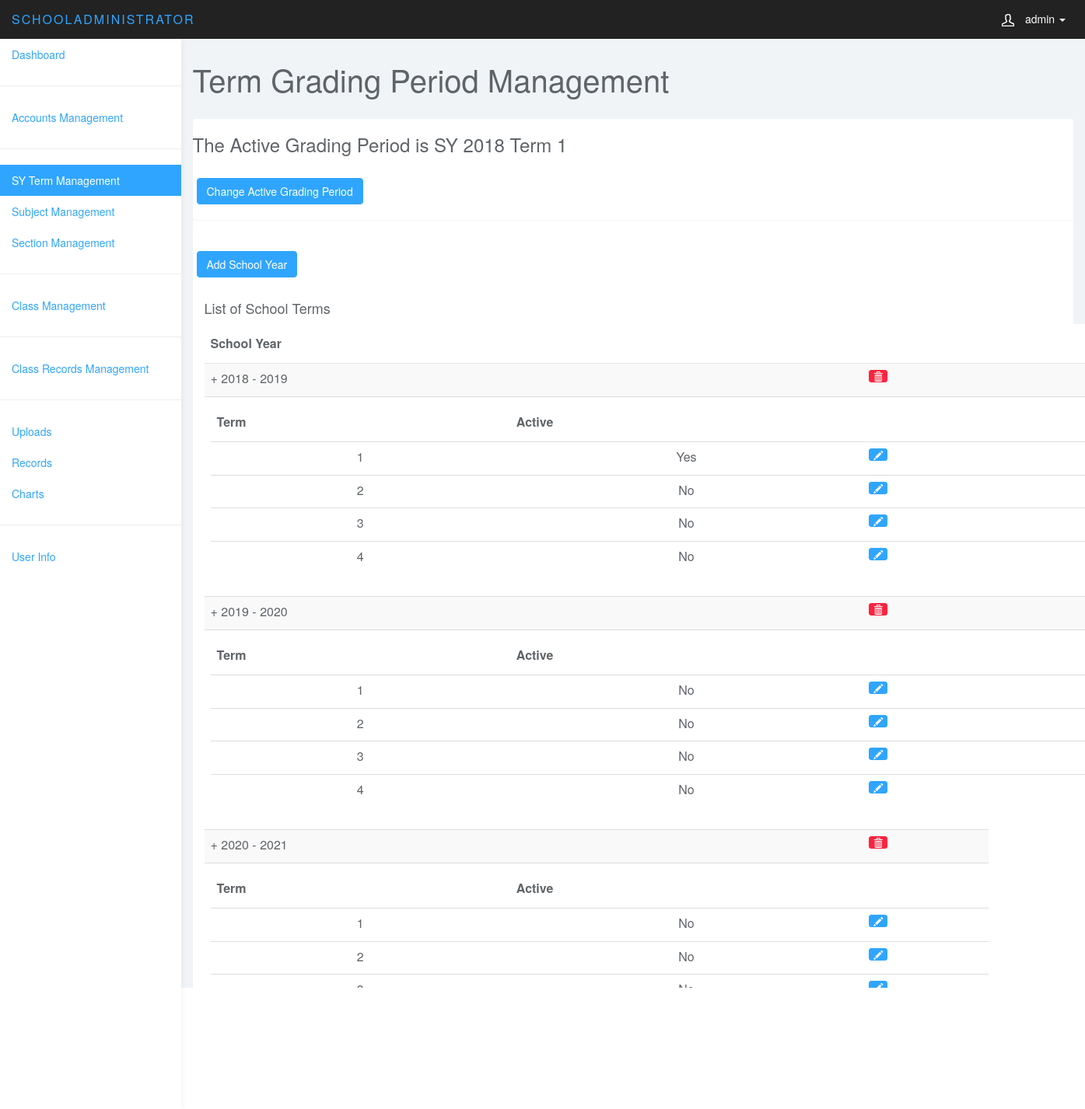
/SYTermManagement.php (signed in), run on the app's committed database.
### tables this page shows
CREATE TABLE `syterms` (
  `syTermID` int(11) NOT NULL,
  `schoolYear` year(4) DEFAULT NULL,
  `termNumber` int(11) DEFAULT NULL,
  `termStart` date DEFAULT NULL,
  `termEnd` date DEFAULT NULL,
  `isActive` tinyint(1) DEFAULT NULL
);

### Backend/a_SYTermManagement.php (called while the page is built, shortened)
<?php
    function getActiveTerm()
    {
      include 'b_ConnectionString.php';
      $query = "SELECT * from syterms WHERE isActive = 1;";
      $tableQuery = mysqli_query($mySQL_ConStr, $query);
      $activeTermArray = mysqli_fetch_assoc($tableQuery);
      return $activeTermArray;
    }
	function loadYears()
	{
    include 'b_ConnectionString.php';
		$schoolYearArray = array();
		$query =
		"select distinct schoolYear from syterms
      order by schoolYear ASC";
    $tableQuery = mysqli_query($mySQL_ConStr, $query)
			or die ("cannot load tables");
		while($getRow = mysqli_fetch_assoc($tableQuery))
		{
			$schoolYearArray[] = $getRow;
		}
		return $schoolYearArray;
	}
	function loadTerms($captured_SchoolYear)
	{
    include 'b_ConnectionString.php';
		$syTermArray = array();
		$query =
			"select * from syterms
			where schoolYear = $captured_SchoolYear
			ORDER BY termNumber ASC";
		$tableQuery = mysqli_query($mySQL_ConStr, $query)
			or die ("cannot load tables");
		while($getRow = mysqli_fetch_assoc($tableQuery))
		{
			$syTermArray[] = $getRow;
		}
		 return $syTermArray;
	}
?>

### mainPages/12_SYTermManagement_Filled.php (the view, shortened to what this page needs)
<div class="row">
    <div class="col-lg-12">
        <div class="panel panel-default">
            <div class="row">
                <div class="col-lg-12">
                    <div class="panel panel-default">
                        <div class="row">
                            <div class="col-md-12">
                                <?php
                                    $activeTerm = getActiveTerm();
                                    $activeTermToBeDisplayed = "SY " .$activeTerm['schoolYear'] ." Term ". $activeTerm['termNumber'];
                                ?>
                                <h3>The Active Grading Period is <?php echo $activeTermToBeDisplayed; ?></h3>
                            </div>
                        </div>
                        <div class="row">
                            <div class="col-sm-4 col-md-7 col-lg-5 btnaddteacher">
                                <button type="button"
                                    class="btn btn-primary"
                                    data-toggle="modal"
                                    data-title="changeactivesyterm"
                                    data-target="#changeActiveSYTerm"
                                    id="button_ChangeActiveSYTermEntry">
                                    Change Active Grading Period
                                </button>
                            </div>
                        </div>
                    </div>
                </div>
            </div>
            <div class="row">
                <div class="col-lg-12">
                    <div class="panel panel-default">
                        <div class="row">
                            <div class="col-sm-4 col-md-7 col-lg-5 btnaddteacher">
                                <button type="button"
                                    class="btn btn-primary"
                                    data-toggle="modal"
                                    data-title="addsyterm"
                                    data-target="#addSYTerm"
                                    id="addSYTermEntry">
                                    Add School Year
                                </button>
                            </div>
                        </div>
                        <div class="container teacher-table">
                            <div class="row">
                                <div class="col-md-12">
                                    <h4>List of School Terms</h4>
                                    <div class="table-responsive">
                                        <table id="mytable" class="table table-bordred table-striped" width=100% >
                                            <thead>
                                                <th>School Year</th>
                                                <th></th>
                                            </thead>
                                            <tbody>
                                                <?php
                                                    $yearArray = loadYears();
                                                    foreach ($yearArray as $getRow)
                                                    {
                                                        $schoolYear_get  = $getRow['schoolYear'];
                                                        echo "<tr>";
                                                            echo "<td class='clickable'> + ".$schoolYear_get. " - ".(+$schoolYear_get + 1)."</td>";
                                                            echo '
                                                                <td>
                                                                    <p data-placement="top" data-toggle="tooltip" title="Delete">
                                                                        <button class="btn btn-danger btn-xs deleteSYTermEntry"
                                                                        data-title="Delete"
                                                                        data-toggle="modal"
                                                                        data-target="#delete"
                                                                        value ='.$schoolYear_get.'>
                                                                            <span class="glyphicon glyphicon-trash"></span>
                                                                        </button>
                                                                    </p>
                                                                </td>';
                                                        echo "</tr>";
                                                        echo "<tr><td colspan = '2'>";
                                                            echo "
                                                            <table id='mytable' class='table table-bordred table-striped'>
                                                            <thead>
                                                                <th>Term</th>
                                                                <th>Active</th>
                                                                <th>    </th>
                                                            </thead>
                                                            <tbody>";
                                                            $syTermArray = loadTerms($schoolYear_get);
                                                            foreach ($syTermArray as $getRow)
                                                            {
                                                                $syTermID_get    = $getRow['syTermID'];
                                                                $termNumber_get  = $getRow['termNumber'];
                                                                $isActive_get  = $getRow['isActive'];
                                                                echo "<tr>";
                                                                echo "<td><center value = '".$syTermID_get."'>".$termNumber_get."</center></td>";
                                                                echo "<td><center value ='".$isActive_get."'>";
                                                                if($isActive_get==1)
                                                                {
                                                                    echo "Yes";
                                                                }
                                                                else
                                                                {
                                                                    echo "No";
                                                                }
                                                                echo "</center></td>";
                                                                $buttonEdit =
                                                                '<td>
                                                                <p data-placement="top" data-toggle="tooltip" title="Edit">
                                                                <button
                                                                class="btn btn-primary btn-xs editSYTermEntry"
                                                                data-title="Edit"
                                                                data-toggle="modal"
                                                                data-target="#edit"
                                                                name = "editSYTermButton"
                                                                value ='.$syTermID_get.'
                                                                >
                                                                <span class="glyphicon glyphicon-pencil"></span>
                                                                </button></p></td>';
                                                                echo $buttonEdit;
                                                                echo "</tr>";
                                                            }
                                                            echo "</tbody></table>";
                                                        echo "</td></tr>";
                                                    }
                                                ?>
                                            </tbody>
                                        </table>
                                    </div>
                                </div>
                            </div>
                        </div>
                    </div>
                </div>
            </div>
        </div>
    </div>
</div>

### css/styles.css (style rules this page uses)
body { background: #f1f4f7; padding-top: 50px; color: #5f6468; }
p { color: #777; }
h1, h2, h3, h4, h5, h6 { color: #5f6468; }
h3, h4 { font-weight: 300; }
.btn-primary, .btn-primary:hover, .btn-primary:focus, .btn-primary:active, .btn-primary.active, .open > .dropdown-toggle.btn-primary, .btn-primary.disabled, .btn-primary[disabled], fieldset[disabled] .btn-primary, .btn-primary.disabled:hover, .btn-primary[disabled]:hover, fieldset[disabled] .btn-primary:hover, .btn-primary.disabled:focus, .btn-primary[disabled]:focus, fieldset[disabled] .btn-primary:focus, .btn-primary.disabled:active, .btn-primary[disabled]:active, fieldset[disabled] .btn-primary:active, .btn-primary.disabled.active, .btn-primary[disabled].active, fieldset[disabled] .btn-primary.active { background-color: #30a5ff; border-color: #30a5ff; }
.btn-danger, .btn-danger:hover, .btn-danger:focus, .btn-danger:active, .btn-danger.active, .open > .dropdown-toggle.btn-danger, .btn-danger.disabled, .btn-danger[disabled], fieldset[disabled] .btn-danger, .btn-danger.disabled:hover, .btn-danger[disabled]:hover, fieldset[disabled] .btn-danger:hover, .btn-danger.disabled:focus, .btn-danger[disabled]:focus, fieldset[disabled] .btn-danger:focus, .btn-danger.disabled:active, .btn-danger[disabled]:active, fieldset[disabled] .btn-danger:active, .btn-danger.disabled.active, .btn-danger[disabled].active, fieldset[disabled] .btn-danger.active { background-color: #f9243f; border-color: #f9243f; }
.panel { border: 0; }
.table { background: #fff; }
.table>thead>tr>th { border-bottom: 1px solid #e6e7e8; vertical-align: middle; height: 50px; }
.btnaddteacher { padding: 20px; }

### data on the page
syterms: activeTermToBeDisplayed "SY 2018 Term 1", termNumber "1", isActive "Yes"
syterms: termNumber "2", $isActive_get 0 (drawn), isActive "No"
syterms: termNumber "3", $isActive_get 0 (drawn), isActive "No"
syterms: termNumber "4", $isActive_get 0 (drawn), isActive "No"
syterms: $syTermID_get 5 (drawn), termNumber "1", $isActive_get 0 (drawn), isActive "No"
syterms: $syTermID_get 6 (drawn), termNumber "2", $isActive_get 0 (drawn), isActive "No"
syterms: $syTermID_get 7 (drawn), termNumber "3", $isActive_get 0 (drawn), isActive "No"
syterms: $syTermID_get 8 (drawn), termNumber "4", $isActive_get 0 (drawn), isActive "No"
syterms: $syTermID_get 9 (drawn), termNumber "1", $isActive_get 0 (drawn), isActive "No"
syterms: $syTermID_get 10 (drawn), termNumber "2", $isActive_get 0 (drawn), isActive "No"
syterms: $syTermID_get 11 (drawn), termNumber "3", $isActive_get 0 (drawn), isActive "No"
syterms: $syTermID_get 12 (drawn), $isActive_get 0 (drawn)

### other printed values
$_SESSION['userType'] "SCHOOLADMINISTRATOR"
$_SESSION['userName'] "admin"
$schoolYear_get "2018"
$schoolYear_get "2019"
$schoolYear_get "2020"
